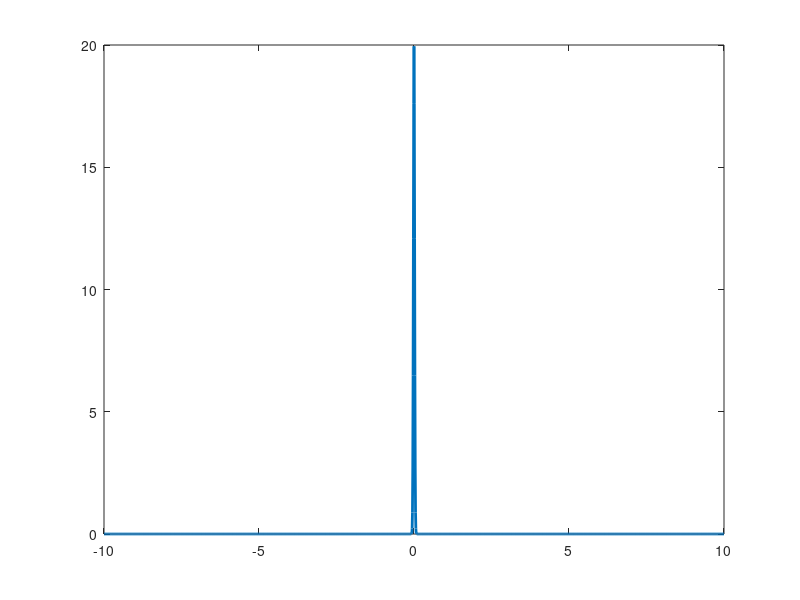
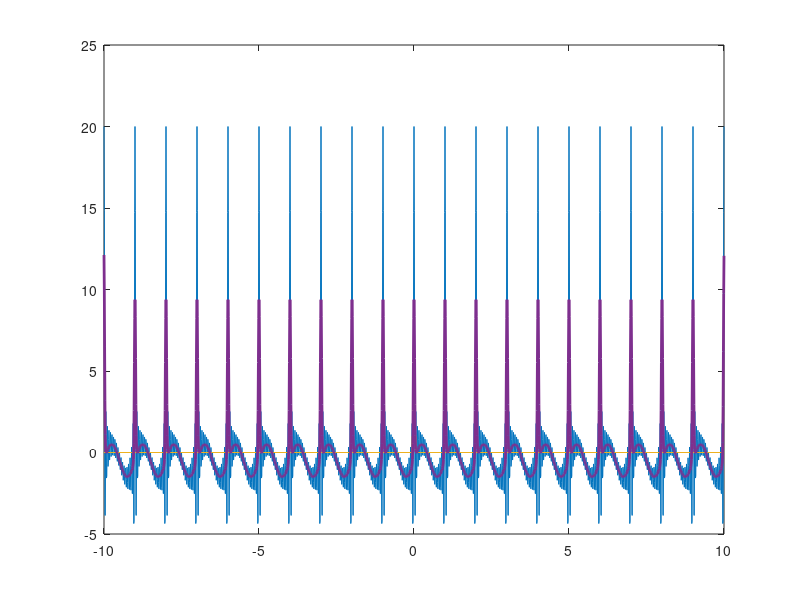

Write MATLAB code to recreate these figures, in order. (Note: this script raises an error after producing the figures.)
%This script enables one to test and see that the convolution with a gaussian 
%of std Dt selects the frequencies wich are smaller than 1/(2*pi*Dt), and
%therefore periods wich are greater than 2*pi*Dt.


n=1000
m=n+1;
x=-n:n;
X=x/n*10

w=0.02; %std of the gaussian
c1=sqrt(2*pi)*w;
c2=2*w.^2;
z=zeros(1,length(x));
z(m+floor(-4*w*100):m+floor(4*w*100))=1/c1*exp(-(X(m+floor(-4*w*100):m+floor(4*w*100))).^2/c2);

figure(6); clf
plot(X,z,'Linewidth',2)

p=20
s=cos((1:p)'*2*pi*X); s(p+1,:)=sin(2*pi*X);
f=sum(s);
figure(7); clf;
plot(X,f)
hold all
plot(X,z*w*p)
plot([-10, -w*pi-eps, -w*pi, w*pi, w*pi+eps, 10],[0,0,1,1,0,0])

C=zeros(2*n+1);
C(:,m)=z;
for i=1:n
    C(:,i)=(circshift(z,[0,-m+i]))';
    C(:,end+1-i)=circshift(z,[0,m-i])';
end

F=f*C*1/100;
plot(X,F,'Linewidth',2)

Xf=X*length(X)/range(X).^2;
FF=abs(ft(F));
Ff=abs(ft(f));
figure(8); clf;
plot(Xf,Ff); hold all
plot(Xf,FF,'Linewidth',2);

Fz=abs(ft(z))
FP=Ff.*Fz;
%figure(9);
%plot(Xf,[FP;Fz;Ff]);